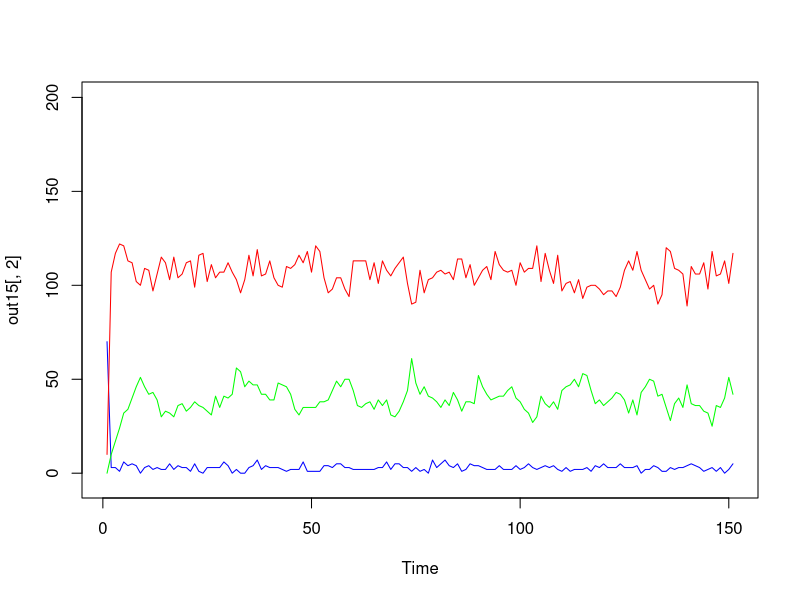
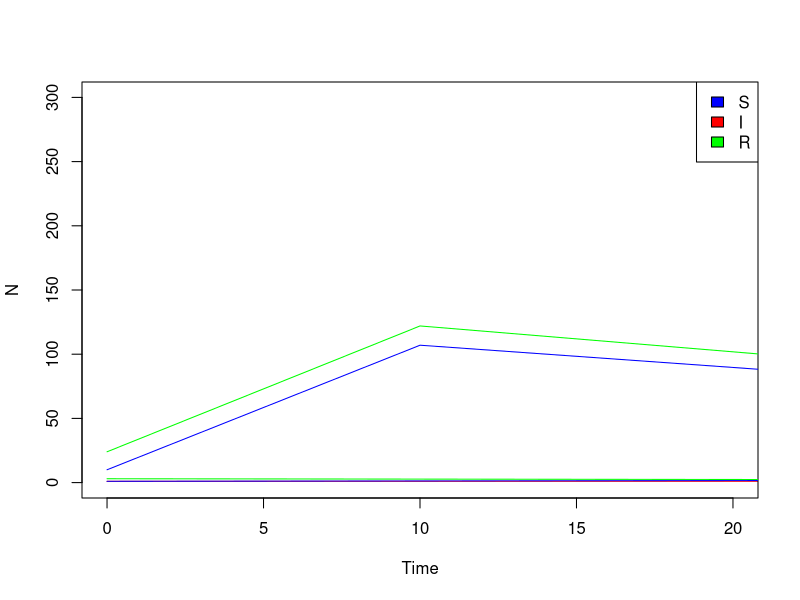

Write the R code that produced these figures, in order. (Note: this script raises an error after producing the figures.)
### gillespie model with variation in beta, no evolution

pick_individuals <- function(N0, traitmean, traitsd) {
  meanlog <- log(traitmean^2/sqrt(traitsd^2+traitmean^2))
  sdlog <- sqrt(log(traitsd^2/traitmean^2+1))
  return(rlnorm(N0, meanlog=meanlog, sdlog=sdlog))
}


gillespie.SIR.varB <- function(tmax, params, x, seed=floor(runif(1,1,1e5))) {
  set.seed(seed)
  beta = params["beta"]
  alpha = params["alpha"]
  gamma = params["gamma"]
  varB = params["varB"]
  b = params["b"]
  bs = params["bs"]
  d = params["d"]
  ds = params["ds"]
  
  S=x["S"]
  I=x["I"]
  R=x["R"]
  
  ## draw the traits of our infected individuals
  beta_i <- pick_individuals(I, traitmean=beta, traitsd=sqrt(varB))
  
  # start at time 0
  t <- 0 
  
  results <- vector(mode='list', length=100000)
  results[[1]] <- list(t, S, beta_i, R)
  
  ## row counter
  i <- 2
  
  #start algorithm
  while(t < tmax & length(beta_i) > 0){
    irate = beta_i*S
    rrate = gamma*length(beta_i)
    brate <- (b - bs*(S+length(beta_i)+R)) * (S+length(beta_i)+R)
    drateS <-S*(d)
    drateI <-length(beta_i)*(d+alpha)
    drateR <- R*(d)
    
    rates<-c(irate,rrate,brate,drateS,drateI,drateR)  
    
    ## what time does the event happen?
    dt <- rexp(1, rate=sum(rates))
    
    ## update t 
    t <- t + dt
    
    ## "wheel of fortune"
    wheel <- cumsum(rates)/sum(rates)
    
    ## which event happens? Draw a random uniform to determine
    rand <- runif(1)

    event <- 1 + sum(rand > wheel) 
    if (event%in%1:length(beta_i)){### infection event
      S <- S-1
      beta_i <- c(beta_i, pick_individuals(1, traitmean=beta, traitsd=sqrt(varB)))
    }

    else if (event==length(beta_i)+1){ ### recover, randomly remove a beta_i
      R <- R+1
      beta_i <- beta_i[-sample(1:length(beta_i),1)]
    }
    else if (event==length(beta_i)+2){ ### birth
      S <- S+1
    }
    else if (event==length(beta_i)+3) { ### death of S
      S <- S-1
    }
    else if (event==length(beta_i)+4) {### death of I
      beta_i <- beta_i[-sample(1:length(beta_i),1)]
    }
    else    {   ### death of R
      R <- R-1 
    }
    
    results[[i]] <- list(t, S, beta_i, R)
    i <- i +1
    
  }  
  results <- results[1:(i-1)]
  ## simplify what you're storing so R doesn't crash because the datafiles are too big
  results <- data.frame(time=sapply(results, function(r) r[[1]]),
                        S=sapply(results, function(r) r[[2]]), 
                        I=sapply(results, function(r) length(r[[3]])),
                        R=sapply(results, function(r) r[[4]]))
  ## only keep the state of the system at times 0, 0.1, 0.2, ..., tmax-0.2, tmax-0.1, tmax
  results <- results[sapply(seq(0,tmax,1), function(t) min(which(results$time >= t))),]
  ## these two steps reduce the size of 'results' ~1000-fold
  
  return(results)
}



## output

x = c(S=70, I=10, R=0)
tmax <- 150
params4 = c(beta=.25, alpha=.15, gamma=.15, varB=1e-3, b=2, d=0.4, bs=0.01, ds=0.01)

out15 <- gillespie.SIR.varB(tmax, params4, x)

plot.ts(out15[,2], col="blue", ylim=c(-5, 200))
lines(out15[,3], col="red")
lines(out15[,4], col="green")


## plot S, I, R
plot(unlist(lapply(out15, function(y) y[[1]])), unlist(lapply(out15, function(y) length(y[[3]]))), col="red",
     type='l',lwd=1,xlab='Time', ylab="N", ylim=c(0,300), xlim=c(0,20)) #main="beta=0.1, alpha=0.1, gamma=0.5,varB=1e-3, b=2.5, d=0.4")
# plot number of susceptible
lines(unlist(lapply(out15, function(y) y[[1]])), unlist(lapply(out15, function(y) y[[2]])),col="blue", 
      type='l',lwd=1, xlab="Time", ylab="Number susceptible")
# plot number of recovered
lines(unlist(lapply(out15, function(y) y[[1]])), unlist(lapply(out15, function(y) y[[4]])), col="green",
      type='l',lwd=1, xlab="Time", ylab="Number recovered")
legend("topright",legend=c("S","I","R"),fill=c("blue","red","green"))


# multiple runs

seeds <- floor(runif(20,1,1e5)) # set seeds
library(parallel)
detectCores() # detect how many cores there are
mclapply(seeds,
         function(s) gillespie.SIR3(tmax, params4, x, s),
         mc.cores=4) -> out

## Compute number of individuals at times 0, 1, 2, ... 400
timeSeq <- 0:400
storeMatrix <- array(NA, dim=c(length(timeSeq),length(out)))
for (j in 1:length(out)) {
  o <- out[[j]]
  recordTimes <- lapply(o, function(o2) o2[[1]]) %>% unlist
  storeVector <- rep(0, length=length(timeSeq))
  listInds <- sapply(timeSeq, function(t) which(recordTimes >= t) %>% min)
  if (any(is.infinite(listInds)))
    listInds <- listInds[-which(is.infinite(listInds))] 
  storeVector[1:length(listInds)] <- sapply(listInds, function(i) mean(o[[i]][[3]])) ## number of infecteds
  storeMatrix[,j] <- storeVector
}

plot.new()
plot.window(xlim=c(0,400), ylim=c(0,2.3))
axis(1);axis(2);box('plot')
for (i in 1:ncol(storeMatrix)) lines(0:400, storeMatrix[,i], col=gray(0.4))
lines(0:400, apply(storeMatrix, 1, mean), col=2, lwd=2)

lapply(out, function(o) lapply(o, function(o2) o2[[1]]) %>% unlist)


#### output
plot(unlist(lapply(out11, function(y) y[[1]])), unlist(lapply(out11, function(y) length(y[[3]]))), col="red",
     type='l',lwd=1,xlab='Time', ylab="N", ylim=c(-5,100), xlim=c(0,400)) #main="beta=0.1, alpha=0.1, gamma=0.5,varB=1e-3, b=2.5, d=0.4")
# plot number of susceptible
lines(unlist(lapply(out11, function(y) y[[1]])), unlist(lapply(out11, function(y) y[[2]])),col="blue", 
      type='l',lwd=1, xlab="Time", ylab="Number susceptible")
# plot number of recovered
lines(unlist(lapply(out11, function(y) y[[1]])), unlist(lapply(out11, function(y) y[[4]])), col="green",
      type='l',lwd=1, xlab="Time", ylab="Number recovered")
legend("topright",legend=c("S","I","R"),fill=c("blue","red","green"))

